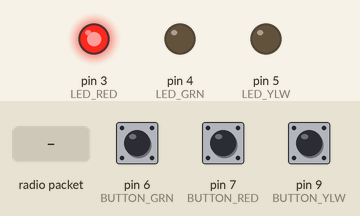
Simulated run of this sketch. Board: Arduino Pro Mini, built for the host (arithmetic inside an expression is 32-bit, double 64-bit). Shown: output pins drawn as LEDs (lit = HIGH). The test bench sets the inputs (shaded band); at power-on: pin 6 (BUTTON_GRN) HIGH, pin 7 (BUTTON_RED) HIGH, pin 9 (BUTTON_YLW) HIGH. No radio packets arrive unless stated; what the sketch prints to the serial monitor is not drawn.

Above: at 1.2 s.
1.3 s: pin 6 (BUTTON_GRN) pulled LOW for 0.15 s
At 1.8 s:
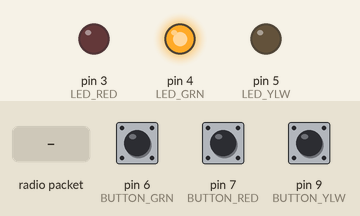
At 4.1 s:
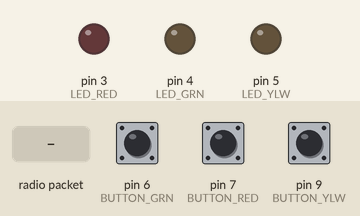
4.4 s: pin 7 (BUTTON_RED) pulled LOW for 0.15 s
At 6.8 s:
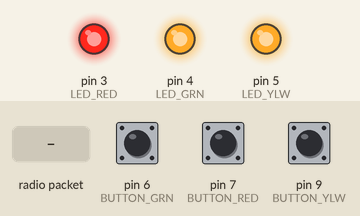
7.5 s: pin 9 (BUTTON_YLW) pulled LOW for 0.15 s
10.6 s: pin 9 (BUTTON_YLW) pulled LOW for 1 s
14.0 s: radio packet "1" arrives
At 14.7 s:
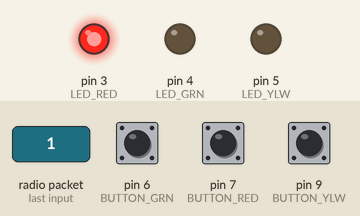
15.5 s: pin 6 (BUTTON_GRN) pulled LOW for 1 s
Timing chart, 0 to 19.5 s (numbered marks = the images above; inputs shaded):
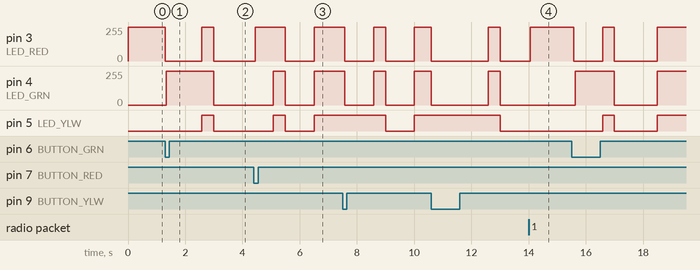

Measured:
- after the input at 1.3 s, pin 5 (LED_YLW): goes on until 3.0 s, then stays LOW
- after the input at 14.0 s, pin 3 (LED_RED): 0/255 → 255/255 after 0.06 s instead of 0.50 s; pin 4 (LED_GRN): stays 0/255 (without the input it goes to 255/255 after 0.50 s); pin 5 (LED_YLW): stays LOW (without the input it goes to HIGH after 0.50 s)

The sketch:

remote.ino
```cpp
// (licence header left out)
#include <SPI.h>
#include <RH_RF69.h>     // From: http://www.airspayce.com/mikem/arduino/RadioHead
#include <SimpleTimer.h> // https://github.com/jfturcot/SimpleTimer
#include <avr/wdt.h>     // We need watch dog for this program
#include <avr/sleep.h>

RH_RF69 rf69;

SimpleTimer timer;
long secondTimerID;

#define BUTTON_RED 7
#define BUTTON_GND 8
#define BUTTON_GRN 6
#define BUTTON_YLW 9

#define LED_RED 3
#define LED_YLW 5
#define LED_GRN 4

// This is currently wired along with the green button
#define WAKE_PIN 2

// Define the various system states
#define RED 'R'
#define YELLOW 'Y'
#define GREEN 'G'
#define DISCONNECTED 'D'

// Number of milliseconds between broadcasting our system state to the vehicle
// L defines the value as a long. Needed for millisecond times larger than int (+32,767) but doesn't hurt to have.
// 250ms is good.
#define CHECKIN_PERIOD 500L

// Number of milliseconds to block for sending packets and waiting for the radio to receive repsonse packets
// This should be not be longer than the CHECKIN_PERIOD
// 10ms is good.
#define BLOCKING_WAIT_TIME 10L

// How many failed responses should be allowed from car until we go into disconnect mode
#define MAX_DELIVERY_FAILURES 3
byte failCount = 0;

char systemState;

unsigned long lastBlink = 0;
#define BLINK_RATE 1000 // Amount of milliseconds for LEDs to toggle when disconnected

void setup()
{
  wdt_reset();   // Pet the dog
  wdt_disable(); // We don't want the watchdog during init

  Serial.begin(115200);

  pinMode(BUTTON_RED, INPUT_PULLUP);
  pinMode(BUTTON_YLW, INPUT_PULLUP);
  pinMode(BUTTON_GRN, INPUT_PULLUP);
  pinMode(BUTTON_GND, OUTPUT);
  pinMode(LED_RED, OUTPUT);
  pinMode(LED_YLW, OUTPUT);
  pinMode(LED_GRN, OUTPUT);
  pinMode(WAKE_PIN, INPUT_PULLUP);

  digitalWrite(BUTTON_GND, LOW);

  if (!rf69.init())
    Serial.println("init failed");
  // Defaults after init are 434.0MHz, modulation GFSK_Rb250Fd250, +13dbM
  // No encryption

  if (!rf69.setFrequency(915.0))
    Serial.println("setFrequency failed");

  // If you are using a high power RF69, you *must* set a Tx power in the range 14 to 20 like this:
  rf69.setTxPower(20);

  // Set the address of the transceiver and its encryption key
  rf69.setThisAddress( 0xAB );
  rf69.setHeaderFrom( 0xAB );
  uint8_t key[] = { 0xFB, 0x10, 0xAE, 0x39, 0xF8, 0xFF, 0xA6, 0xFC,
                    0x7A, 0x33, 0xC6, 0xC0, 0x2D, 0x2D, 0x2D, 0xD2 };
  rf69.setEncryptionKey(key);

  // Set the address of the relay and to only accept connections from it
  rf69.setHeaderTo( 0xBA );
  rf69.setPromiscuous(false);

  systemState = RED; //On power up start in red state
  setLED(LED_RED);

  Serial.println("Remote Controller Online");

  secondTimerID = timer.setInterval(CHECKIN_PERIOD, checkIn); // Call checkIn every CHECKIN_PERIOD

  wdt_reset(); // Pet the dog
  // wdt_enable(WDTO_1S); // Unleash the beast
}

void loop()
{
  timer.run(); // Update any timers we are running
  wdt_reset(); // Pet the dog

  if (digitalRead(BUTTON_RED) == LOW) // Top priority
  {
    Serial.println("Red pressed");

    systemState = RED;
    setLED(LED_RED); // Turn on LED

    // Check the special case of hitting all three buttons
    if (digitalRead(BUTTON_YLW) == LOW && digitalRead(BUTTON_GRN) == LOW) shutDown(); // Go into low power sleep mode
  }
  else if (digitalRead(BUTTON_YLW) == LOW)
  {
    Serial.println("Yellow pressed");

    systemState = YELLOW;
    setLED(LED_YLW); // Turn on LED
  }
  else if (digitalRead(BUTTON_GRN) == LOW)
  {
    Serial.println("Green pressed");

    systemState = GREEN;
    setLED(LED_GRN); // Turn on LED
  }
}

// Wakeup from sleep and power everything back on
void startupFromSleep()
{
  sleep_disable();
  detachInterrupt(0);

  // Start the receiver by checking for messages
  rf69.available();

  // On resume start in the red state
  systemState = RED;
  setLED(LED_RED);
}

// Powers down all LEDs, radio, etc and sleeps until button interrupt
void shutDown()
{
  Serial.println("Powering down");

  // Turn off LEDs
  digitalWrite(LED_RED, LOW);
  digitalWrite(LED_YLW, LOW);
  digitalWrite(LED_GRN, LOW);

  // Turn off radio
  rf69.sleep();

  // Sleep microcontroller and wake up on button interrupt
  sleep_enable();
  attachInterrupt(0, startupFromSleep, LOW);
  set_sleep_mode(SLEEP_MODE_PWR_DOWN);
  sleep_cpu();
}

// Send the system status notification every CHECKIN_PERIOD number of ms
void checkIn()
{
  wdt_reset(); // Pet the dog

  if(systemState == RED)
  {
    sendPacket("R");
  }
  else if (systemState == YELLOW)
  {
    sendPacket("Y");
  }
  else if (systemState == GREEN)
  {
    sendPacket("G");
  }
  else if (systemState == DISCONNECTED)
  {
    if(millis() - lastBlink > BLINK_RATE)
    {
      lastBlink = millis();
      digitalWrite(LED_RED, !digitalRead(LED_RED));
      digitalWrite(LED_YLW, !digitalRead(LED_YLW));
      digitalWrite(LED_GRN, !digitalRead(LED_GRN));
    }

    sendPacket("D"); // Attempt to re-establish connection
  }
}

// Sends a packet
// If we fail to send packet or fail to get a response, time out and go to DISCONNECTED system state
void sendPacket(char* thingToSend)
{
  Serial.print("Sending: ");
  Serial.println(thingToSend);

  rf69.send((uint8_t*)thingToSend, sizeof(thingToSend));

  rf69.waitPacketSent(BLOCKING_WAIT_TIME); // Wait for a bit of time

  // Wait for a "O" response from the car
  boolean responseFromCar = rf69.waitAvailableTimeout(BLOCKING_WAIT_TIME); // Wait some time to get a response

  // Read in any response from car
  uint8_t buf[RH_RF69_MAX_MESSAGE_LEN];
  uint8_t len = sizeof(buf);
  if (rf69.recv(buf, &len))
  {
    Serial.print("Heard from car: ");
    Serial.println((char*)buf);
  }

  if(responseFromCar == true) // We got a response
  {
    failCount = 0; // Reset the count

    if(systemState != DISCONNECTED)
    {
      Serial.println("System status delivered");
    }
    else if(systemState == DISCONNECTED)
    {
      // We are back online!
      Serial.println("Back online!");
      setLED(LED_RED);
      systemState = RED; // Default to stop if we are regaining connection
    }
  }
  else if (responseFromCar == false)
  {
    Serial.println("No response from car");

    // Go into triple blink mode indicating disconnect
    if(systemState != DISCONNECTED)
    {
      if(failCount++ > MAX_DELIVERY_FAILURES)
      {
        failCount = MAX_DELIVERY_FAILURES; // Don't let it increase and roll over
        digitalWrite(LED_RED, HIGH);
        digitalWrite(LED_YLW, HIGH);
        digitalWrite(LED_GRN, HIGH);
        systemState = DISCONNECTED;
      }
    }

    rf69.setModeIdle(); // This clears the buffer so that rf69.send() does not lock up
  }
}

// Turns on a given LED
void setLED(byte LEDnumber)
{
  digitalWrite(LED_RED, LOW);
  digitalWrite(LED_YLW, LOW);
  digitalWrite(LED_GRN, LOW);

  digitalWrite(LEDnumber, HIGH);
}
```
